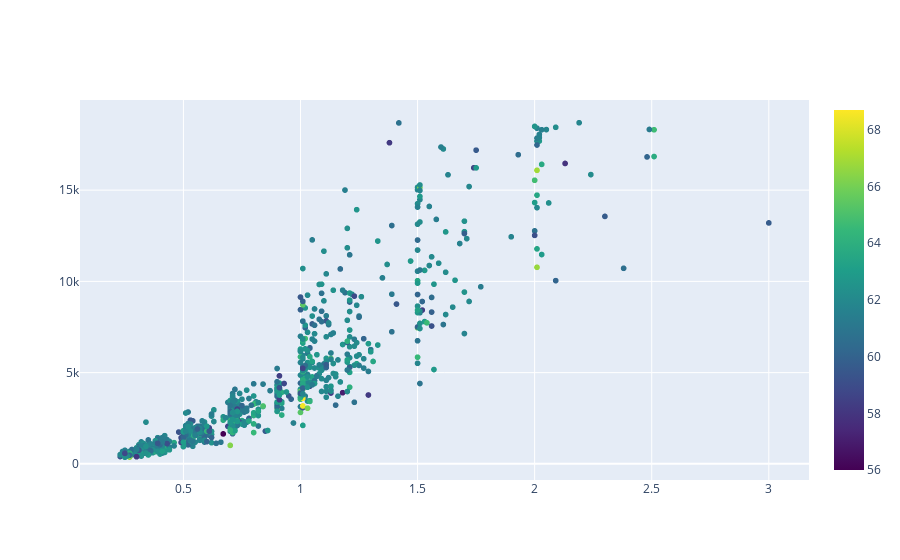

Source (notebook cell):
### Code cell
trace = go.Scattergl(
    x = sample.carat,
    y = sample.price,
    text= sample.clarity,
    mode = 'markers',
    
    marker = dict(
#         size = sample.carat*5,
        color = sample.depth,
        colorscale='Viridis',
        showscale=True
    )
)

data = [trace]

iplot(data)

### Figure 1 — Plotly figure (JSON) as saved in the notebook; plotly's stock layout.template omitted (floating-point values rounded to 4 significant figures; data arrays with more than 128 entries replaced by an {"elided": "..."} marker saying what was removed)
{"data": [{"marker": {"color": {"elided": "1000 float values"}, "colorscale": [[0, "#440154"], [0.1111, "#482878"], [0.2222, "#3e4989"], [0.3333, "#31688e"], [0.4444, "#26828e"], [0.5556, "#1f9e89"], [0.6667, "#35b779"], [0.7778, "#6ece58"], [0.8889, "#b5de2b"], [1, "#fde725"]], "showscale": true}, "mode": "markers", "text": {"elided": "1000 str values"}, "type": "scattergl", "x": {"elided": "1000 float values"}, "y": {"elided": "1000 int values"}}], "layout": {}}
